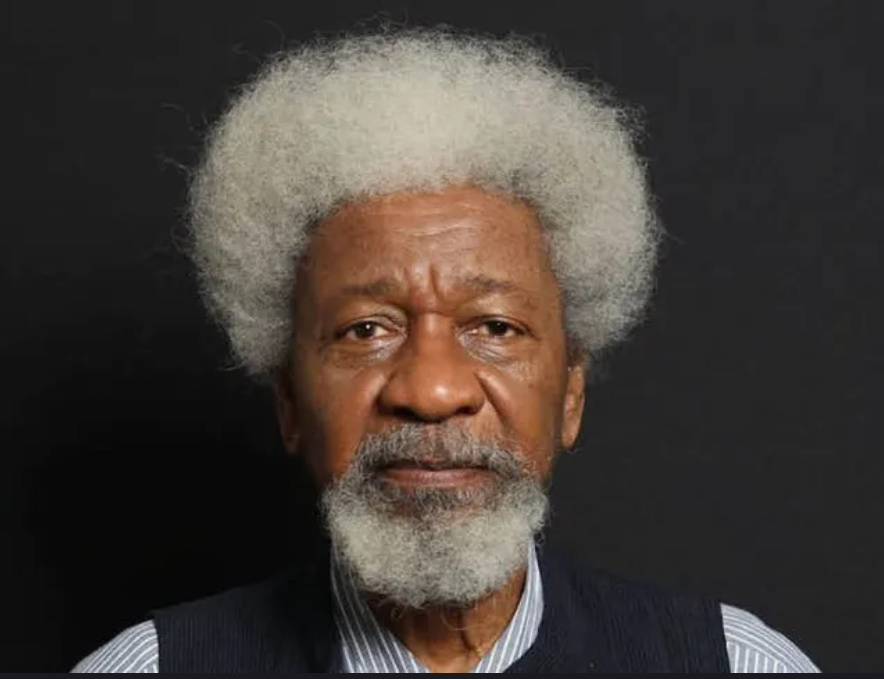
#> input picture WEEK_4/img/wole.png, 884 x 679 px
$ jupyter execute practice_4.ipynb   (older library calls are emulated)
#> lines starting #> are read from the running program, lines starting #| are printed output that depends on the picture
### Laplacian Edge Detection

[cell 1]
import cv2
import numpy as np

#load image
image = cv2.imread('img/wole.png', cv2.IMREAD_GRAYSCALE)
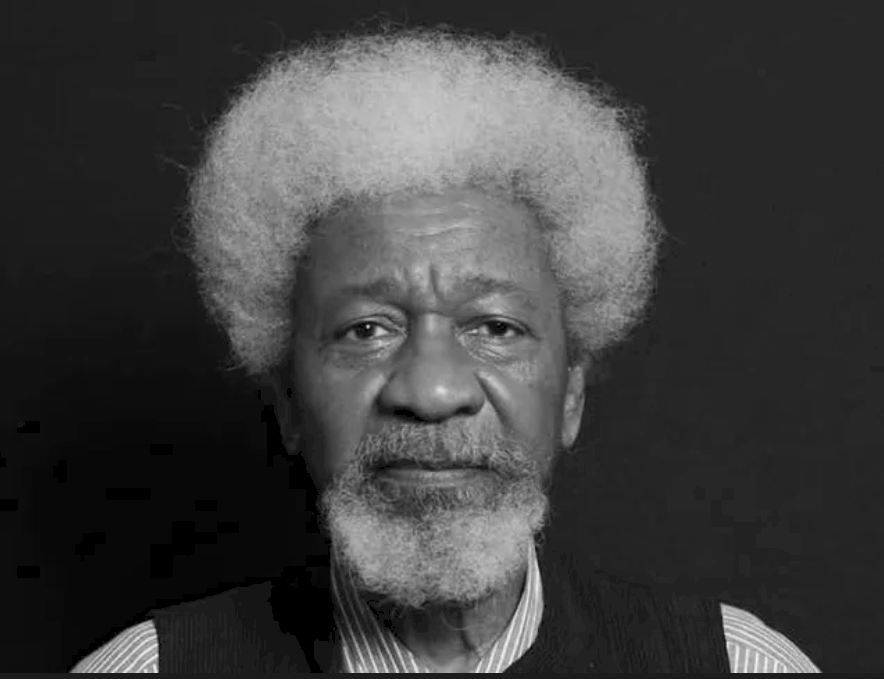
#> image: shape (679, 884); min 0, max 245, mean 62.3

#resize
image = cv2.resize(image, (400,400))
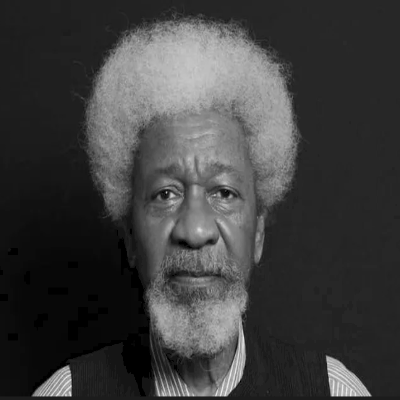
#> image: shape (400, 400); min 0, max 237, mean 62.2

# apply laplacian edge detection
laplacian = cv2.Laplacian(image, cv2.CV_64F)
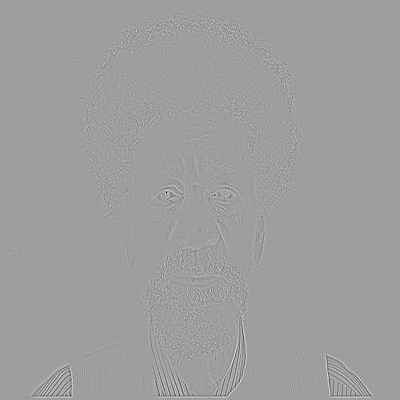
#> laplacian: shape (400, 400) float64; min -392, max 240, mean 0; drawn with min black and max white

#convert the output to an 8-bit image
laplacian = cv2.convertScaleAbs(laplacian)
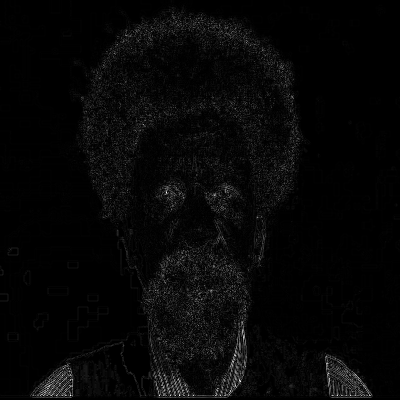
#> laplacian: shape (400, 400); min 0, max 255, mean 6.8

#display the original image and laplacian edges
cv2.imshow('Original', image)
cv2.imshow('Laplacian Edges', laplacian)

#wait for a key press and close all windows
cv2.waitKey(0)
cv2.destroyAllWindows()
